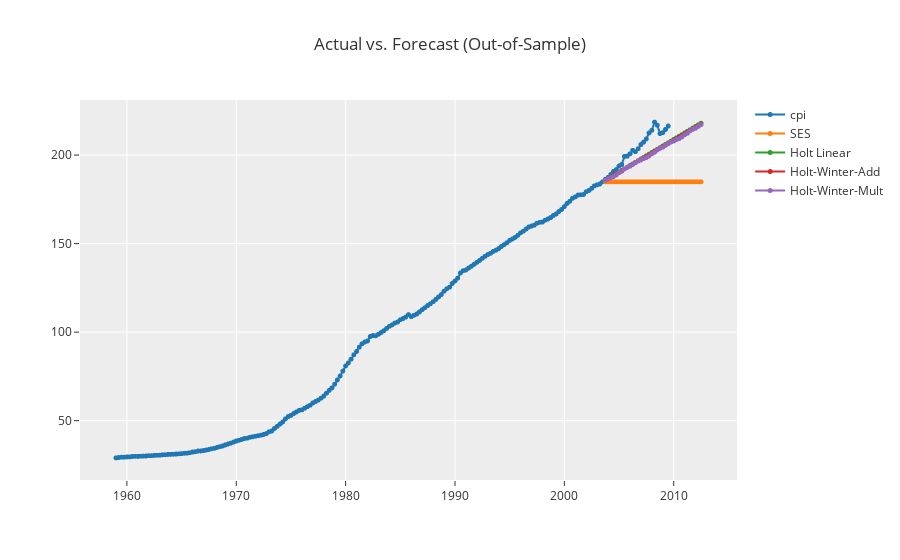

The code cell stored with this chart in its notebook:
### Code cell
exp.plot_model(estimator=[ses, ht, hw_add, hw_mult], plot='forecast', 
               data_kwargs={'fh':36,
                            'labels':["SES", "Holt Linear", "Holt-Winter-Add",'Holt-Winter-Mult']})

### Figure 1 — Plotly figure (JSON) as saved in the notebook; plotly's stock layout.template omitted (floating-point values rounded to 4 significant figures; data arrays with more than 128 entries replaced by an {"elided": "..."} marker saying what was removed)
{"data": [{"line": {"color": "rgb(31, 119, 180)", "width": 2}, "marker": {"color": "rgb(31, 119, 180)", "size": 5}, "mode": "lines+markers", "name": "cpi", "type": "scattergl", "x": {"elided": "215 str values"}, "xaxis": "x", "y": {"elided": "215 float values"}, "yaxis": "y"}, {"line": {"color": "rgb(255, 127, 14)", "width": 2}, "marker": {"color": "rgb(255, 127, 14)", "size": 5}, "mode": "lines+markers", "name": "SES", "type": "scattergl", "x": {"elided": "215 str values"}, "xaxis": "x", "y": {"elided": "215 float values"}, "yaxis": "y"}, {"line": {"color": "rgb(44, 160, 44)", "width": 2}, "marker": {"color": "rgb(44, 160, 44)", "size": 5}, "mode": "lines+markers", "name": "Holt Linear", "type": "scattergl", "x": {"elided": "215 str values"}, "xaxis": "x", "y": {"elided": "215 float values"}, "yaxis": "y"}, {"line": {"color": "rgb(214, 39, 40)", "width": 2}, "marker": {"color": "rgb(214, 39, 40)", "size": 5}, "mode": "lines+markers", "name": "Holt-Winter-Add", "type": "scattergl", "x": {"elided": "215 str values"}, "xaxis": "x", "y": {"elided": "215 float values"}, "yaxis": "y"}, {"line": {"color": "rgb(148, 103, 189)", "width": 2}, "marker": {"color": "rgb(148, 103, 189)", "size": 5}, "mode": "lines+markers", "name": "Holt-Winter-Mult", "type": "scattergl", "x": {"elided": "215 str values"}, "xaxis": "x", "y": {"elided": "215 float values"}, "yaxis": "y"}], "layout": {"showlegend": true, "title": {"text": "Actual vs. Forecast (Out-of-Sample)"}, "xaxis": {"anchor": "y", "domain": [0, 1]}, "yaxis": {"anchor": "x", "domain": [0, 1]}}}
